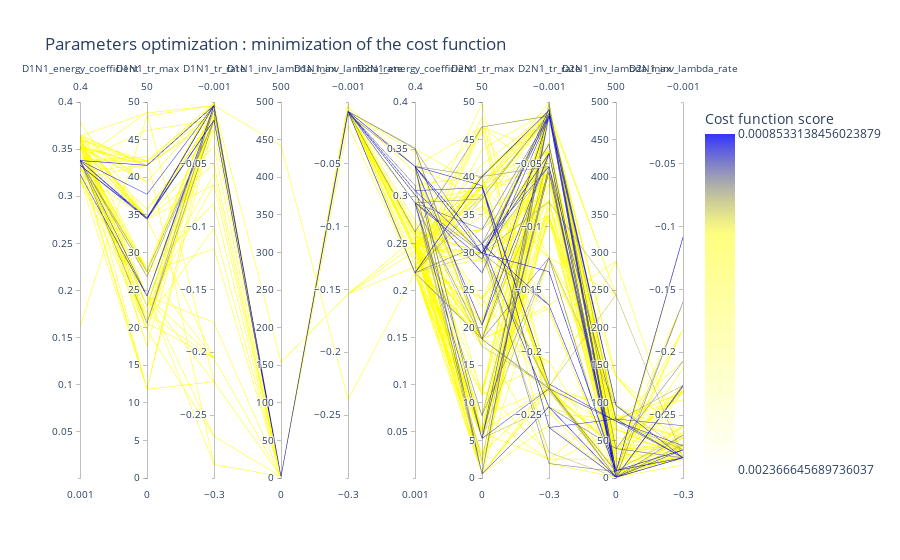

The code cell stored with this chart in its notebook:
### Code cell
fig = viewer.parallel_coordinates(1000, unselected_opacity=0)
fig

### Figure 1 — Plotly figure (JSON) as saved in the notebook; plotly's stock layout.template omitted (floating-point values rounded to 4 significant figures; data arrays with more than 128 entries replaced by an {"elided": "..."} marker saying what was removed)
{"data": [{"dimensions": [{"label": "D1N1_energy_coefficient", "range": [0.001, 0.4], "values": {"elided": "1000 float values"}}, {"label": "D1N1_tr_max", "range": [0, 50], "values": {"elided": "1000 float values"}}, {"label": "D1N1_tr_rate", "range": [-0.3, -0.001], "values": {"elided": "1000 float values"}}, {"label": "D1N1_inv_lambda_max", "range": [0, 500], "values": {"elided": "1000 float values"}}, {"label": "D1N1_inv_lambda_rate", "range": [-0.3, -0.001], "values": {"elided": "1000 float values"}}, {"label": "D2N1_energy_coefficient", "range": [0.001, 0.4], "values": {"elided": "1000 float values"}}, {"label": "D2N1_tr_max", "range": [0, 50], "values": {"elided": "1000 float values"}}, {"label": "D2N1_tr_rate", "range": [-0.3, -0.001], "values": {"elided": "1000 float values"}}, {"label": "D2N1_inv_lambda_max", "range": [0, 500], "values": {"elided": "1000 float values"}}, {"label": "D2N1_inv_lambda_rate", "range": [-0.3, -0.001], "values": {"elided": "1000 float values"}}], "line": {"color": {"elided": "1000 float values"}, "colorbar": {"tickmode": "array", "ticktext": [0.0008533, 0.002367], "tickvals": [-0.0008533, -0.002367], "title": {"text": "Cost function score"}}, "colorscale": [[0, "rgba(0, 0, 255, 0.8)"], [0.3, "rgba(255,255,0,0.5)"], [1, "rgba(255,255,0,0.0)"]], "reversescale": true, "showscale": true}, "type": "parcoords", "unselected": {"line": {"opacity": 0}}}], "layout": {"coloraxis": {"colorbar": {"title": {"text": "Fitness"}}}, "title": {"text": "Parameters optimization : minimization of the cost function"}}}
